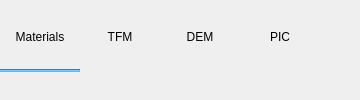
    <widget class="QWidget" name="top_frame" native="true">
     <property name="styleSheet">
      <string notr="true">QPushButton:hover {
    color:#64B5F6;;
    background-color: transparent;
}
QPushButton:pressed {
    color: #64B5F6;
    background-color: transparent;
}
QPushButton:checked {
    font: bold;
    background-color: transparent;
}
</string>
     </property>
     <layout class="QGridLayout" name="gridlayout_tab_btns">
      <property name="leftMargin">
       <number>0</number>
      </property>
      <property name="topMargin">
       <number>5</number>
      </property>
      <property name="rightMargin">
       <number>0</number>
      </property>
      <property name="bottomMargin">
       <number>5</number>
      </property>
      <property name="spacing">
       <number>0</number>
      </property>
      <item row="0" column="1">
       <widget class="QPushButton" name="pushbutton_solids_tfm">
        <property name="toolTip">
         <string>Two-Fluid Model</string>
        </property>
        <property name="text">
         <string>TFM</string>
        </property>
        <property name="flat">
         <bool>true</bool>
        </property>
       </widget>
      </item>
      <item row="0" column="3">
       <widget class="QPushButton" name="pushbutton_solids_pic">
        <property name="toolTip">
         <string>Particle-in-Cell Model</string>
        </property>
        <property name="text">
         <string>PIC</string>
        </property>
        <property name="flat">
         <bool>true</bool>
        </property>
       </widget>
      </item>
      <item row="0" column="0">
       <widget class="QPushButton" name="pushbutton_solids_materials">
        <property name="text">
         <string>Materials</string>
        </property>
        <property name="flat">
         <bool>true</bool>
        </property>
       </widget>
      </item>
      <item row="0" column="2">
       <widget class="QPushButton" name="pushbutton_solids_dem">
        <property name="toolTip">
         <string>Discrete Element Model</string>
        </property>
        <property name="text">
         <string>DEM</string>
        </property>
        <property name="flat">
         <bool>true</bool>
        </property>
       </widget>
      </item>
      <item row="1" column="0">
       <widget class="Line" name="line_solids">
        <property name="sizePolicy">
         <sizepolicy hsizetype="Preferred" vsizetype="Fixed">
          <horstretch>0</horstretch>
          <verstretch>0</verstretch>
         </sizepolicy>
        </property>
        <property name="minimumSize">
         <size>
          <width>0</width>
          <height>3</height>
         </size>
        </property>
        <property name="maximumSize">
         <size>
          <width>16777215</width>
          <height>3</height>
         </size>
        </property>
        <property name="autoFillBackground">
         <bool>false</bool>
        </property>
        <property name="styleSheet">
         <string notr="true">QWidget{
  background-color: #64B5F6;
  border-color: #64B5F6;
}</string>
        </property>
        <property name="orientation">
         <enum>Qt::Horizontal</enum>
        </property>
       </widget>
      </item>
      <item row="0" column="4">
       <spacer name="horizontalSpacer_11">
        <property name="orientation">
         <enum>Qt::Horizontal</enum>
        </property>
        <property name="sizeHint" stdset="0">
         <size>
          <width>40</width>
          <height>20</height>
         </size>
        </property>
       </spacer>
      </item>
     </layout>
    </widget>
